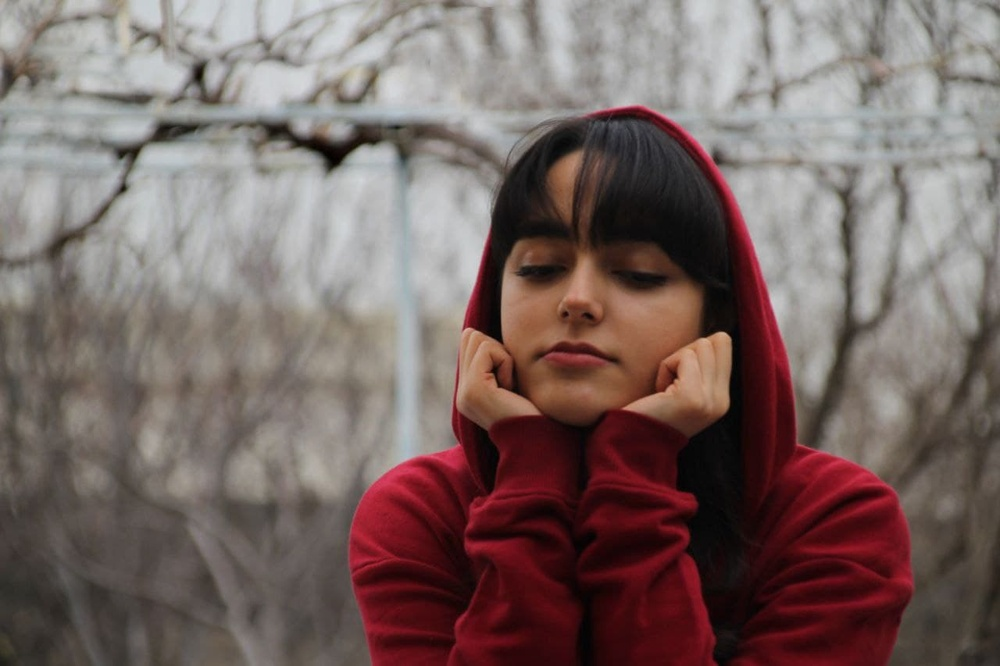
#> input picture assignment-25/input/me.jpg, 1000 x 666 px, shrunk from 1280 x 853 before the run, found by its file name
$ jupyter execute Test.ipynb
#> lines starting #> are read from the running program, lines starting #| are printed output that depends on the picture
[cell 1]
import numpy as np
import cv2
import time
import matplotlib.pyplot as plt

[cell 2]
start_time = time.time()
img = cv2.imread("me.jpg")
#> img is the input picture: shape (666, 1000, 3); mean B, G, R 100.2, 103.2, 120.6
img = cv2.cvtColor(img,cv2.COLOR_BGR2GRAY)
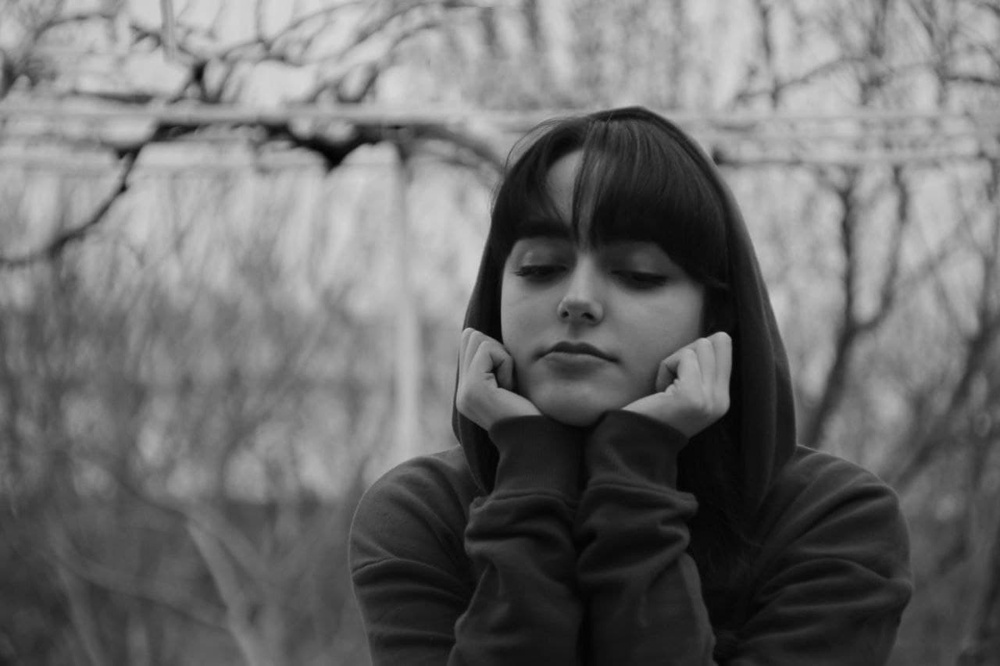
#> img: shape (666, 1000); min 1, max 216, mean 108.1

mask = np.ones((3,3)) / 9
result = np.zeros(img.shape)

rows , cols = img.shape
#> rows = 666; cols = 1000

for i in range (1,rows-1):
    for j in range(1,cols-1):
        small_img = img[i-1:i+2, j-1:j+2]
        result[i,j] =np.sum(small_img * mask)

cv2.imwrite("Output.jpg",result)
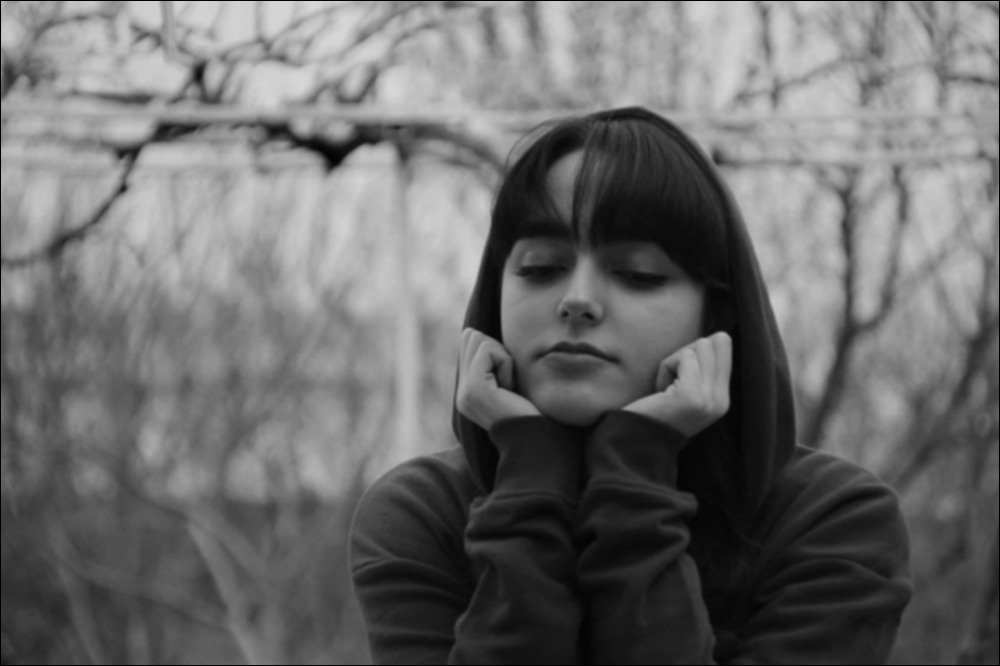
#> saved as Output.jpg: shape (666, 1000); min 0, max 215, mean 107.5
end_time = time.time()
print(end_time - start_time)

[cell 3]
img = cv2.imread("me.jpg")
img = cv2.cvtColor(img,cv2.COLOR_BGR2GRAY)

hist = np.zeros((256), dtype = int)

rows, cols = img.shape

for i in range(rows):
    for j in range(cols):
        index = img[i,j]
        hist[index] +=1
#> after the loop, hist = 256 values, max 5131 at index 173, min 0 at index 0, mean 2601.6

optimized_img = cv2.equalizeHist(img)
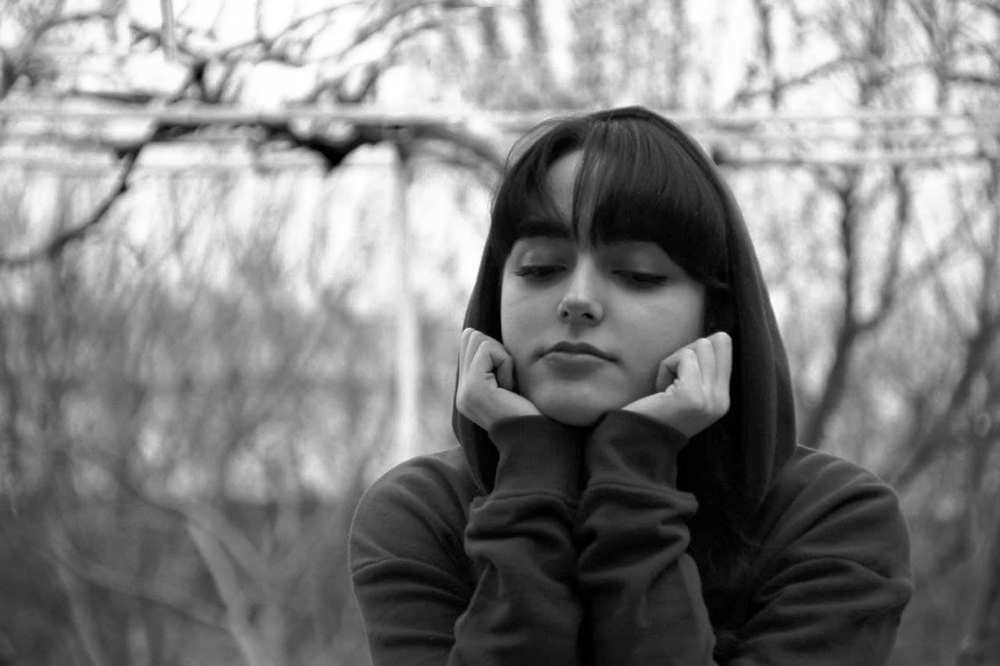
#> optimized_img: shape (666, 1000); min 0, max 255, mean 128.2
cv2.imwrite("Output.jpg",result)

plt.plot(hist)
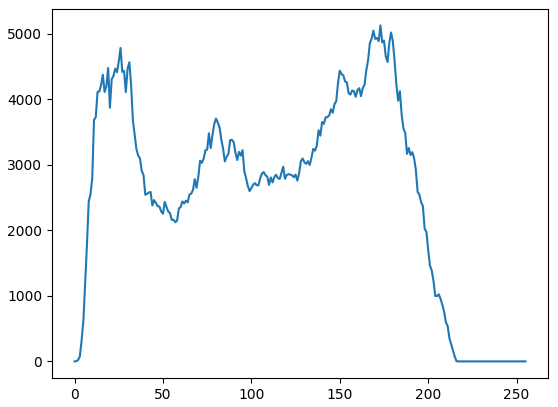
#> figure drawn by matplotlib, 1 panel; curve peaks at x = 173, y = 5131
